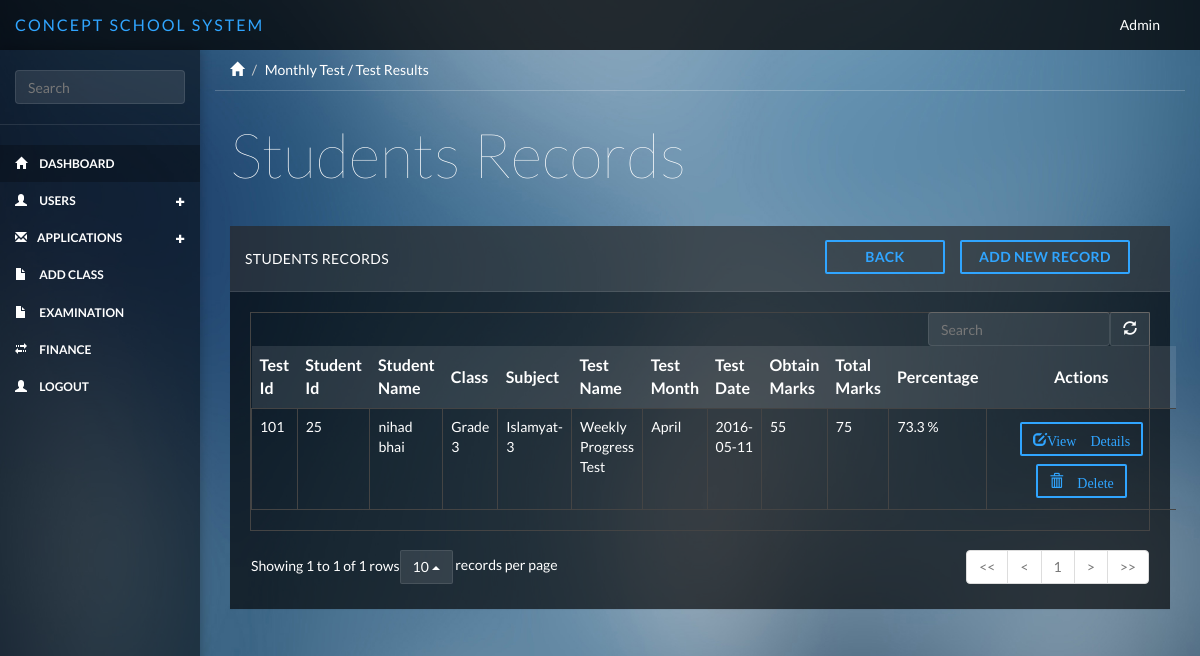
The page /monthlytest/test_studentdetails/101 on the database its author committed.
### tables this page shows
CREATE TABLE IF NOT EXISTS `monthly_test` (
  `test_id` int(11) NOT NULL AUTO_INCREMENT,
  `test_name` varchar(255) NOT NULL,
  `test_month` varchar(255) NOT NULL,
  `test_date` varchar(255) NOT NULL,
  `total_marks` varchar(255) NOT NULL,
  `class_id` varchar(255) NOT NULL,
  `subject_id` varchar(255) DEFAULT NULL,
  `status` int(11) NOT NULL,
  `created_at` varchar(255) NOT NULL,
  `updated_at` varchar(255) NOT NULL,
  PRIMARY KEY (`test_id`)
);

CREATE TABLE IF NOT EXISTS `student` (
  `s_id` int(11) NOT NULL AUTO_INCREMENT,
  `fkuser_id` int(11) NOT NULL,
  `guardian_number` varchar(255) NOT NULL,
  `created_at` varchar(255) NOT NULL,
  `updated_at` varchar(255) NOT NULL,
  `created_by` varchar(255) NOT NULL,
  PRIMARY KEY (`s_id`)
);

CREATE TABLE IF NOT EXISTS `users` (
  `u_id` int(11) NOT NULL AUTO_INCREMENT,
  `name` varchar(255) NOT NULL,
  `f_name` varchar(255) NOT NULL,
  `age` varchar(255) NOT NULL,
  `contact` varchar(255) NOT NULL,
  `country_id` varchar(255) NOT NULL,
  `province_id` varchar(255) NOT NULL,
  `city_id` varchar(255) NOT NULL,
  `address` varchar(255) NOT NULL,
  `email` varchar(255) NOT NULL,
  `password` varchar(500) NOT NULL,
  `role` varchar(255) NOT NULL,
  `description` varchar(255) NOT NULL,
  `created_at` varchar(255) NOT NULL,
  `updated_at` varchar(255) NOT NULL,
  `created_by` varchar(255) NOT NULL,
  PRIMARY KEY (`u_id`)
);

CREATE TABLE IF NOT EXISTS `courses_added` (
  `course_id` int(11) NOT NULL AUTO_INCREMENT,
  `course_title` varchar(255) NOT NULL,
  PRIMARY KEY (`course_id`)
);

CREATE TABLE IF NOT EXISTS `courses_category` (
  `course_c_id` int(11) NOT NULL AUTO_INCREMENT,
  `fk_course_id` int(255) NOT NULL,
  `category_title` varchar(255) NOT NULL,
  `duration` varchar(255) NOT NULL,
  PRIMARY KEY (`course_c_id`)
);

CREATE TABLE IF NOT EXISTS `mark_obtained` (
  `m_id` int(11) NOT NULL AUTO_INCREMENT,
  `fk_student_id` int(11) NOT NULL,
  `fktest_id` varchar(255) NOT NULL,
  `ob_marks` varchar(500) NOT NULL,
  `percentage` varchar(255) NOT NULL,
  `created_at` varchar(500) NOT NULL,
  `udpated_at` varchar(500) NOT NULL,
  `added_by` varchar(500) NOT NULL,
  PRIMARY KEY (`m_id`)
);

### application/controllers/MonthlyTest.php (called while the page is built, shortened)
<?php
class MonthlyTest extends CI_Controller {
    public function test_studentdetails($id = null){
        $this->db->select('*');
        $this->db->from('monthly_test');
        $this->db->join('courses','courses.course_name = monthly_test.class_id');
        $this->db->join('student','student.s_id = courses.fkstudent_id');
        $this->db->join('users','users.u_id = student.fkuser_id');
        $this->db->join('mark_obtained','mark_obtained.fk_student_id = student.s_id');
        $this->db->join('courses_added', 'courses_added.course_id = monthly_test.class_id');
        $this->db->join('courses_category', 'courses_category.course_c_id = monthly_test.subject_id');
        $this->db->where('monthly_test.test_id', $id);
        $this->db->where('mark_obtained.fktest_id', $id);
        $query = $this->db->get();
        $result['result'] = $query->result();
        $this->load->view('include/header');
        $this->load->view('include/sidebar');
        $this->load->view('monthlytest/test_studentdetails',$result);
        $this->load->view('include/footer');
    }
}

### index.php (called while the page is built, shortened)
<?php
require_once BASEPATH.'core/CodeIgniter.php';

### application/views/monthlytest/test_studentdetails.php (the view)
<div class="col-sm-9 col-sm-offset-3 col-lg-10 col-lg-offset-2 main">
    <div class="row">
        <ol class="breadcrumb">
            <li><a href="#"><span class="glyphicon glyphicon-home"></span></a></li>
            <li class="active">Monthly Test / Test Results</li>
        </ol>
    </div>
    <div class="row">
        <div class="col-lg-12">
            <h1 class="page-header">Students Records</h1>
        </div>
    </div>
    <div class="row">
        <div class="col-lg-12">
            <div class="panel panel-default">
                <div  class="panel-heading">Students Records
                     <a href="<?= site_url()?>monthlytest/result_add" type="button" style="position: relative;width: 170px; " class="btn btn-primary btn-outline margin  pull-right"><b>Add New Record</b></a>
                     <a href="<?= site_url()?>monthlytest/result_view" type="button" style="position: relative;width: 120px;left: 35px; " class="btn btn-primary btn-outline margin  pull-right"><b>Back</b></a>
                </div>
                <div class="panel-body">
                    <table data-toggle="table" data-show-refresh="true" data-search="true" data-select-item-name="toolbar1" data-pagination="true" data-sort-name="name" data-sort-order="desc">
                        <thead>
                        <tr>
                            <th  data-sortable="true"><b>Test Id</b></th>
                            <th  data-sortable="true"><b>Student Id</b></th>
                            <th  data-sortable="true"><b>Student Name</b></th>
                            <th  data-sortable="true"><b>Class</b></th>
                            <th  data-sortable="true"><b>Subject</b></th>
                            <th  data-sortable="true"><b>Test Name</b></th>
                            <th  data-sortable="true"><b>Test Month</b></th>
                            <th  data-sortable="true"><b>Test Date</b></th>
                            <th  data-sortable="true"><b>Obtain Marks</b></th>
                            <th  data-sortable="true"><b>Total Marks</b></th>
                            <th  data-sortable="true"><b>Percentage</b></th>
                            <th  colspan="2" class="text-center"><b>Actions</b></th>
                        </tr>
                        </thead>
                        <tbody>
                        <?php foreach($result as $array){?>
                        <tr>
                            <td><?=$array->test_id?></td>
                            <td><?=$array->s_id?></td>
                            <td><?=$array->name?></td>
                            <td><?=$array->course_title?></td>
                            <td><?=$array->category_title?></td>
                            <td><?=$array->test_name?></td>
                            <td><?=$array->test_month?></td>
                            <td><?=$array->test_date?></td>
                            <td><?=$array->ob_marks?></td>
                            <td><?=$array->total_marks?></td>
                            <td><?=$array->percentage?><?php if('percentage' >= 0){ echo ' %';} ?></td>
                            <td>
                                <a href="<?= site_url()?>monthlytest/result_details/<?= $array->s_id ?>/<?= $array->test_id ?>" type="button" class="btn btn-primary glyphicon glyphicon-edit btn-outline margin">View Details</a>
                                <a href="<?= site_url()?>monthlytest/result_delete/<?= $array->test_id ?>" type="button" class="btn btn-primary glyphicon glyphicon-trash btn-outline margin"> Delete</a>
                            </td>
                        </tr>
                        <?php } ?>
                        </tbody>
                    </table>
                </div>
            </div>
        </div>
    </div>
</div>

### public/css/styles.css (style rules this page uses)
body { background-color: #444; background-image: url(../bg/blurred-background-1.jpg); background-size: cover; -webkit-background-size: cover; -moz-background-size: cover; -o-background-size: cover; font-family: 'Lato'; padding-top: 50px; color: #fff; }
.row { margin: 0; }
.panel-body { padding: 20px; }
.main { padding-bottom: 20px; }
a, a:hover, a:focus { color: #fff; }
h1, h2, h3, h4, h5, h6 { color: #fff; }
h1 { font-weight: 100; font-size: 62px; }
.margin { margin: 4px 25px; }
.btn-primary, .btn-primary:hover, .btn-primary:focus, .btn-primary:active, .btn-primary.active, .open > .dropdown-toggle.btn-primary, .btn-primary.disabled, .btn-primary[disabled], fieldset[disabled] .btn-primary, .btn-primary.disabled:hover, .btn-primary[disabled]:hover, fieldset[disabled] .btn-primary:hover, .btn-primary.disabled:focus, .btn-primary[disabled]:focus, fieldset[disabled] .btn-primary:focus, .btn-primary.disabled:active, .btn-primary[disabled]:active, fieldset[disabled] .btn-primary:active, .btn-primary.disabled.active, .btn-primary[disabled].active, fieldset[disabled] .btn-primary.active { background-color: #30a5ff; border-color: #30a5ff; }
.btn { border-radius: 2px; }
.btn-outline { background: none; border-width: 2px; padding: 5px 11px; }
.btn-outline.btn-primary { color: #30a5ff; }
.panel { border: 0; background: #333; background: rgba(0, 0, 0, .65); border-radius: 0; margin-top: -1px; }
.panel-heading { font-size: 18px; font-weight: 300; letter-spacing: 0.025em; height: 66px; line-height: 45px; border-radius: 0; }
.panel-default .panel-heading { background: #444; background: rgba(255, 255, 255, .1); border-bottom: 1px solid rgba(255, 255, 255, .1); color: #fff; text-transform: uppercase; font-size: 14px; font-weight: 500; }
.breadcrumb { border-radius: 0; padding: 10px 15px; background: none; box-shadow: 0 1px 0px rgba(255, 255, 255, .2); margin: 0 ; }
.breadcrumb li { color: #fff; }
.breadcrumb .active { color: #fff; }
h1.page-header { margin-top: 30px; margin-bottom: 30px; border-bottom: 0; color: #fff; }
.table { background: none; }

### rows shown on the page
monthly_test: test_id "101", student.s_id "25", users.name "nihad bhai", courses_added.course_title "Grade 3", courses_category.category_title "Islamyat-3", test_name "Weekly Progress Test", test_month "April", test_date "2016-05-11", mark_obtained.ob_marks "55", total_marks "75", mark_obtained.percentage "73.3"
